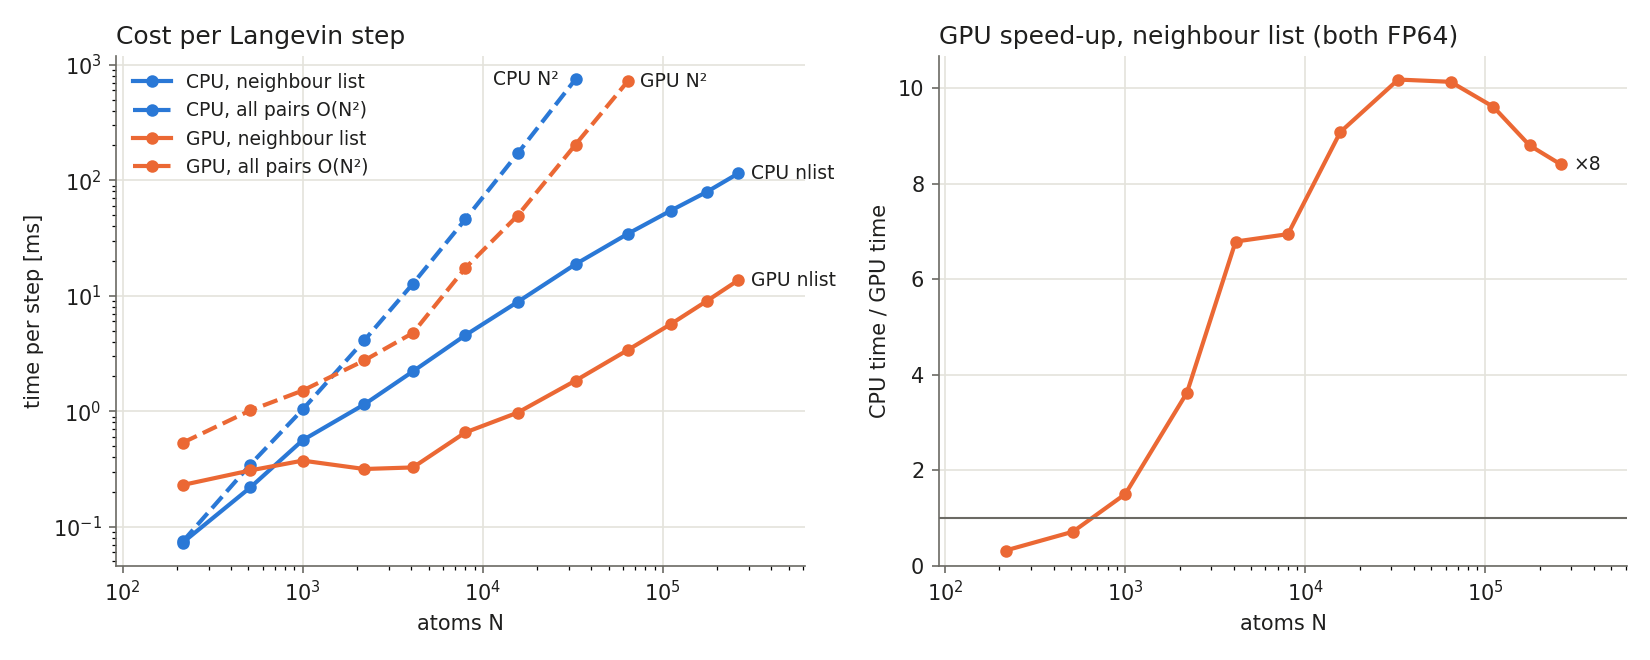

Write Python code to recreate this figure.
"""CPU vs GPU timing: ms per Langevin step vs number of atoms.

    python python/benchmark.py                 # default sizes, writes benchmark.png/.csv
    python python/benchmark.py --max-n 64      # up to 64^3 = 262144 atoms

System: periodic LJ liquid, rho = 0.8, kT = 1, rcut = 2.5, skin = 0.3, dt = 0.005.
Times are wall-clock per step inside engine.run(), which excludes Python overhead
and, for the GPU, includes the final cudaDeviceSynchronize.
"""
import argparse
import csv
import time

import numpy as np

import fastatoms.mymdengine.python.mymd as mymd

# Budget: skip a variant once a single step exceeds this many seconds.
MAX_STEP_SECONDS = 0.5


def time_per_step(engine, target_seconds=1.0):
    engine.run(2, langevin=True)                    # warm-up (+ first list builds)
    t0 = time.perf_counter()
    engine.run(1, langevin=True)
    one = max(time.perf_counter() - t0, 1e-6)
    nsteps = int(np.clip(target_seconds / one, 3, 5000))
    t0 = time.perf_counter()
    engine.run(nsteps, langevin=True)
    return (time.perf_counter() - t0) / nsteps


def main():
    ap = argparse.ArgumentParser()
    ap.add_argument("--max-n", type=int, default=48, help="largest lattice side (N = n^3)")
    ap.add_argument("--out", default="benchmark")
    args = ap.parse_args()

    variants = [("CPU", "nlist"), ("CPU", "N^2")]
    if mymd.has_cuda:
        variants += [("GPU", "nlist"), ("GPU", "N^2")]
    classes = {"CPU": mymd.AtomsCPU, "GPU": getattr(mymd, "AtomsGPU", None)}

    sides = [n for n in (6, 8, 10, 13, 16, 20, 25, 32, 40, 48, 56, 64, 80) if n <= args.max_n]
    results = {v: [] for v in variants}
    dropped = set()

    print(f"{'N':>8s}" + "".join(f"{b + ' ' + a:>14s}" for b, a in variants) + "   [ms/step]")
    for n in sides:
        x, box = mymd.lj_liquid(n)
        row = f"{len(x):8d}"
        for v in variants:
            if v in dropped:
                row += f"{'-':>14s}"
                continue
            backend, algo = v
            e = classes[backend](x, box=box, use_nlist=(algo == "nlist"))
            t = time_per_step(e)
            results[v].append((len(x), t))
            row += f"{1e3 * t:14.4f}"
            if t > MAX_STEP_SECONDS:
                dropped.add(v)
            del e
        print(row, flush=True)

    with open(args.out + ".csv", "w", newline="") as f:
        w = csv.writer(f)
        w.writerow(["backend", "algorithm", "N", "seconds_per_step"])
        for (b, a), rows in results.items():
            for N, t in rows:
                w.writerow([b, a, N, t])
    print(f"wrote {args.out}.csv")

    if mymd.has_cuda:
        cpu = dict(results[("CPU", "nlist")])
        gpu = dict(results[("GPU", "nlist")])
        print("\nGPU speed-up (neighbour list):")
        for N in sorted(set(cpu) & set(gpu)):
            print(f"  N = {N:8d}   x{cpu[N] / gpu[N]:6.1f}")

    plot(results, args.out + ".png")


def plot(results, path):
    try:
        import matplotlib
        matplotlib.use("Agg")
        import matplotlib.pyplot as plt
    except ImportError:
        print("matplotlib not installed, skipping plot")
        return

    # Colour = backend, line style = algorithm.
    color = {"CPU": "#2a78d6", "GPU": "#eb6834"}
    style = {"nlist": "-", "N^2": "--"}
    ink, muted, grid = "#1f1f1e", "#6b6a64", "#e4e3dc"

    has_speedup = ("GPU", "nlist") in results
    fig, axes = plt.subplots(1, 2 if has_speedup else 1, figsize=(11 if has_speedup else 6, 4.4),
                             squeeze=False)
    for ax in axes[0]:
        ax.set_facecolor("white")
        ax.grid(True, which="major", color=grid, lw=0.8)
        ax.set_axisbelow(True)
        for s in ("top", "right"):
            ax.spines[s].set_visible(False)
        for s in ("left", "bottom"):
            ax.spines[s].set_color(muted)
        ax.tick_params(colors=muted, labelcolor=ink)

    ax = axes[0][0]
    for (b, a), rows in results.items():
        if not rows:
            continue
        N, t = np.array(rows).T
        label = f"{b}, {'neighbour list' if a == 'nlist' else 'all pairs O(N²)'}"
        ax.loglog(N, 1e3 * t, style[a], color=color[b], lw=2, marker="o", ms=5, label=label)
        # direct label at the line end, in text ink; CPU N^2 ends next to GPU N^2, so it goes left
        left = (b, a) == ("CPU", "N^2")
        ax.annotate(f"{b} {'nlist' if a == 'nlist' else 'N²'}", (N[-1], 1e3 * t[-1]),
                    xytext=(-8 if left else 6, 0), textcoords="offset points", va="center",
                    ha="right" if left else "left", fontsize=9, color=ink)
    ax.set_xlabel("atoms N", color=ink)
    ax.set_ylabel("time per step [ms]", color=ink)
    ax.set_title("Cost per Langevin step", color=ink, loc="left")
    ax.legend(frameon=False, fontsize=9, labelcolor=ink)
    ax.margins(x=0.12)

    if has_speedup:
        ax = axes[0][1]
        cpu = dict(results[("CPU", "nlist")])
        gpu = dict(results[("GPU", "nlist")])
        N = np.array(sorted(set(cpu) & set(gpu)))
        s = np.array([cpu[n] / gpu[n] for n in N])
        ax.semilogx(N, s, "-", color=color["GPU"], lw=2, marker="o", ms=5)
        ax.axhline(1.0, color=muted, lw=1)
        ax.annotate(f"×{s[-1]:.0f}", (N[-1], s[-1]), xytext=(6, 0), textcoords="offset points",
                    va="center", fontsize=9, color=ink)
        ax.set_xlabel("atoms N", color=ink)
        ax.set_ylabel("CPU time / GPU time", color=ink)
        ax.set_title("GPU speed-up, neighbour list (both FP64)", color=ink, loc="left")
        ax.set_ylim(bottom=0)
        ax.margins(x=0.12)

    fig.tight_layout()
    fig.savefig(path, dpi=150)
    print(f"wrote {path}")


if __name__ == "__main__":
    main()
